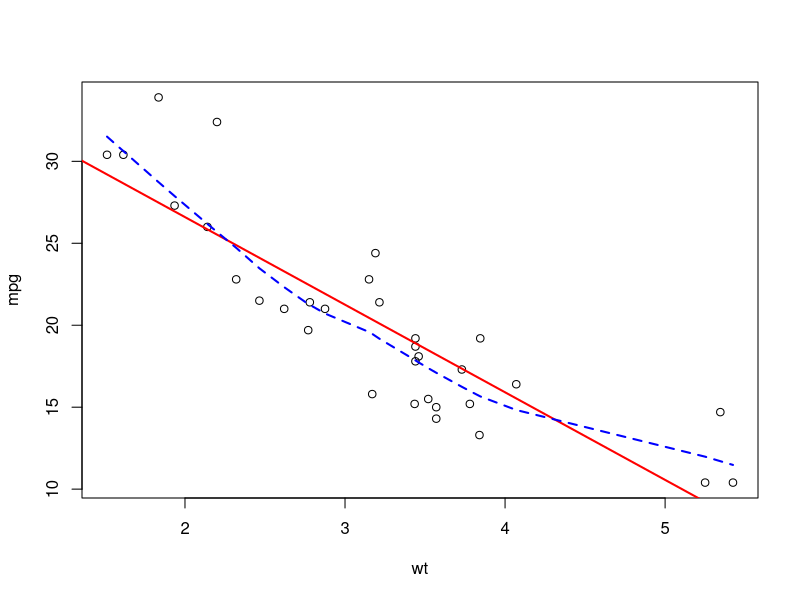
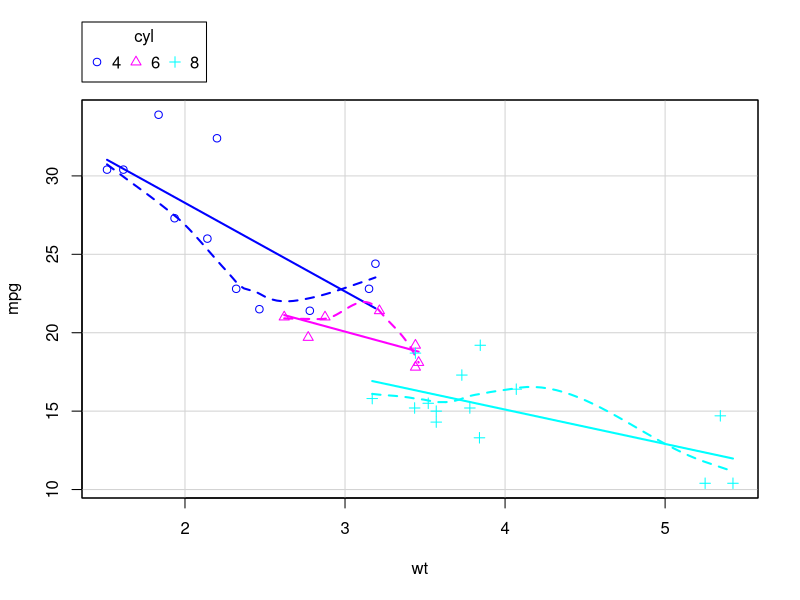
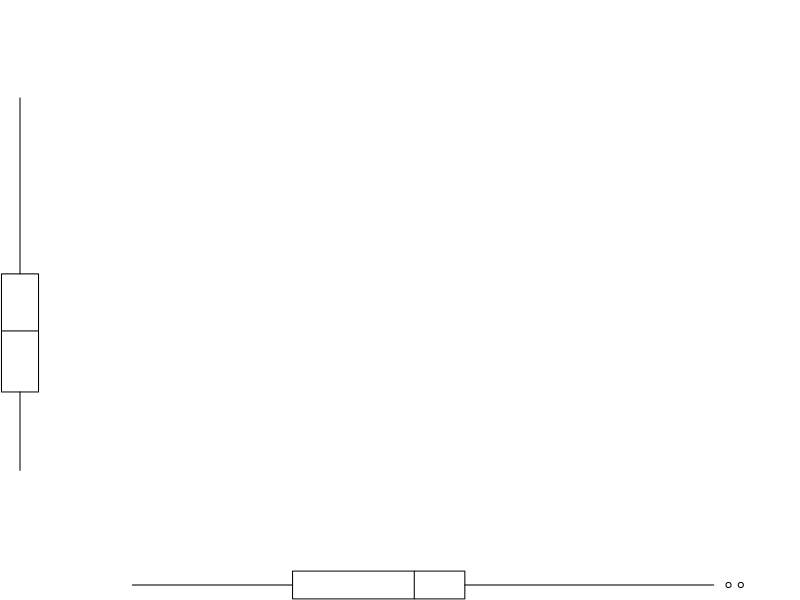

Source code (R) for these figures, in order: (Note: this script raises an error after producing the figures.)
#Chapter - 11 : Intermediate Graphs ------------------------------------------

# Scatter Plot
# 
attach(mtcars)
plot(wt,mpg)
abline(lm(mpg~wt), col='red', lwd=2, lty=1)  # best file line
lines(lowess(wt,mpg), col='blue', lwd=2, lty=2)  # smoothened line
# as wt increases mpg decreases

library(car)
scatterplot(mpg ~ wt | cyl, data=mtcars, lwd=2)
scatterplot(mpg ~ wt | cyl, data=mtcars, lwd=2
      , main='Scatter Plot of MPG vs Wt '
      , xlab='Weight of Car', ylab='Miles per Gallon'
      , legend.plot=T, id.method='identify'
      , labels=row.names(mtcars), boxplots='xy')
# points identified interactively by mouse clicks and labels displaye after esc key

# Simple Scatter Plot
pairs(~mpg + disp + drat + wt, data = mtcars, 
      main='Basic Scatter Plot Matrix')

scatterplotMatrix( ~ mpg + disp + drat + wt, data= mtcars,
          spread=F, lty.smooth=2)
# condition the plot on a factor
# include lineas & loess fit lines
# place box plots, densities or hist in principal diagonal
# add rug plots in margins of the cells
scatterplotMatrix( ~ mpg + disp + drat + wt, data= mtcars,
        diagonal='histogram', spread=F, lty.smooth=2)

cor(mtcars)
cor(mtcars[c('mpg','wt','disp','drat')])
str(mtcars)
library(gclus)
mydata = mtcars[c(1,3,5,6)]
mydata.corr = abs(cor(mydata))
mycolors = dmat.color(mydata.corr)
myorder = order.single(mydata.corr)
cpairs(mydata, myorder, panel.colors=mycolors, gap=1.5,
       main = 'Variables Ordered & Colored by Correlation')
#highest corr betw disp-wt and wt -mpg
#
#
#High Density Scatter -----------
set.seed(1234)
n = 1000
c1 = matrix(rnorm(n,mean=0, sd=.5), ncol=2)
c1
c2 = matrix(rnorm(n,mean=3, sd=2), ncol=2)
mydata = rbind(c1,c2)
mydata = as.data.frame(mydata)
names(mydata) = c('x','y')
mydata
with(mydata, plot(x,y,pch=19, 
                  main='Scatter Plot with 10,000 obsvn'))

with(mydata, smoothScatter(x,y, main='Scatterplot'))

library(hexbin)
with(mydata, {
  bin = hexbin(x,y,xbins=50)
  plot(bin, main='Hexagonal Binning with 10000 obsvn')
})
